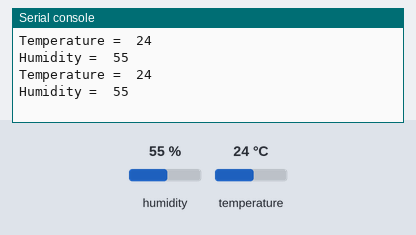
Bench run of a program on a simulated ESP8266 board running MicroPython. Shown: the last lines printed to the serial console. The test bench sets the inputs (shaded band); at power-on: humidity 55 %, temperature 24 °C.

Above: at 1.2 s.
1.3 s: humidity set to 22 %
At 2.6 s:
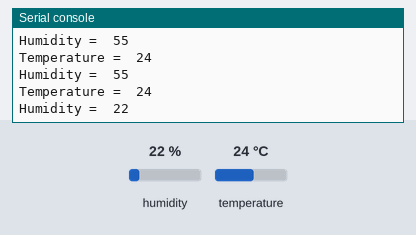
2.8 s: temperature set to 12 °C
At 3.9 s:
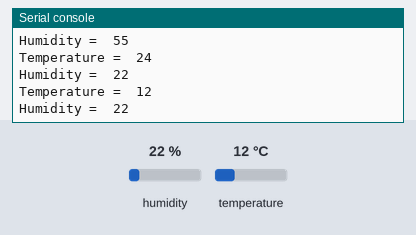
4.3 s: humidity set to 40 %
At 6.0 s:
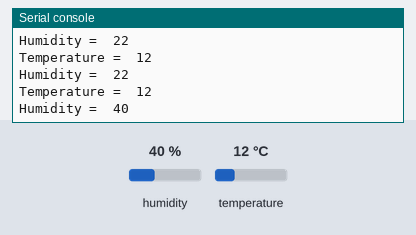
Timing chart, 0 to 7.5 s (numbered marks = the images above; inputs shaded):
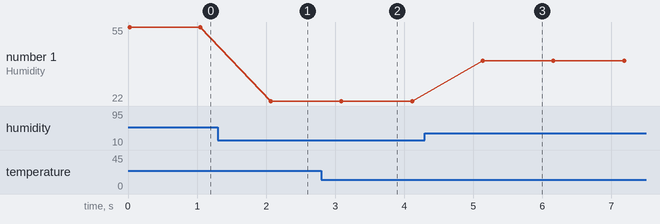

Measured:
- after the input at 1.3 s, the serial console: prints a new line after 0.77 s (image 1)
- after the input at 2.8 s, the serial console: prints a new line after 0.29 s (image 2)
- after the input at 4.3 s, the serial console: prints a new line after 0.84 s (image 3)
- plotted number 1: 55 → 22 after the input at 1.3 s, 22 → 40 after the input at 4.3 s

The program:

DHT11.py
```python
from machine import Pin
from time import sleep
import dht

dht_obj =dht.DHT11(Pin(12))

while True:
    try:
        dht_obj.measure()
        temp = dht_obj.temperature()
        humi = dht_obj.humidity()
        print("Temperature = ", temp)
        print("Humidity = ", humi)
        sleep(1)
    except OSError as e:
        print("Fail to read dht11 data")
        
```
